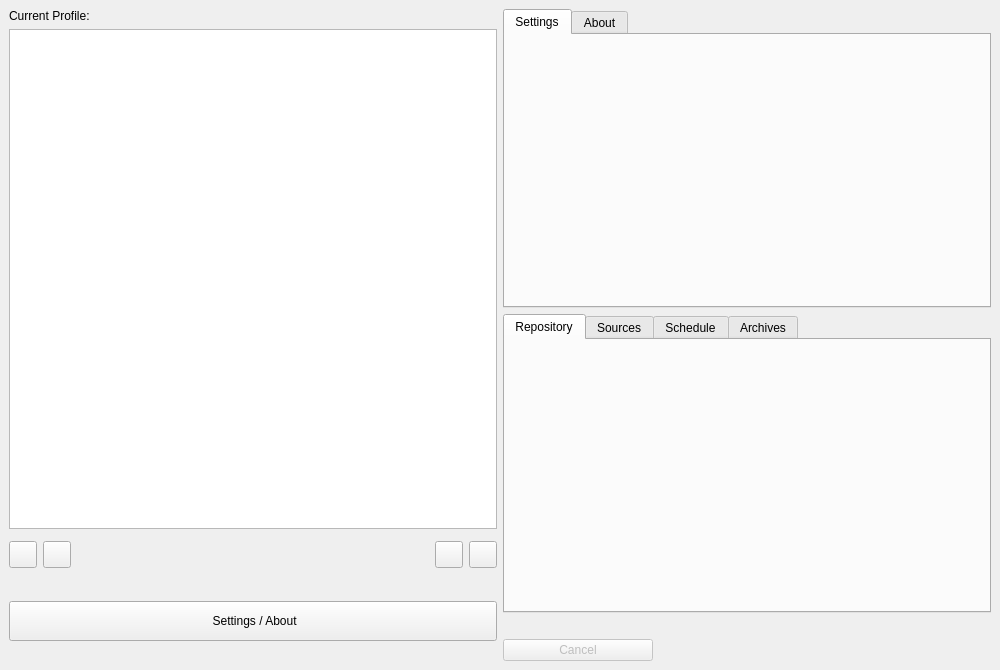
<?xml version="1.0" encoding="UTF-8"?>
<ui version="4.0">
 <class>MainWindow</class>
 <widget class="QMainWindow" name="MainWindow">
  <property name="geometry">
   <rect>
    <x>0</x>
    <y>0</y>
    <width>800</width>
    <height>670</height>
   </rect>
  </property>
  <property name="minimumSize">
   <size>
    <width>1000</width>
    <height>600</height>
   </size>
  </property>
  <property name="windowTitle">
   <string>MainWindow</string>
  </property>
  <property name="windowOpacity">
   <double>1.000000000000000</double>
  </property>
  <widget class="QWidget" name="centralwidget">
   <layout class="QHBoxLayout" name="horizontalLayout">
    <item>
     <layout class="QVBoxLayout" name="verticalLayoutSidebar">
      <item>
       <widget class="QLabel" name="label">
        <property name="text">
         <string>Current Profile:</string>
        </property>
       </widget>
      </item>
      <item>
       <widget class="QListWidget" name="profileSelector">
        <property name="sizePolicy">
         <sizepolicy hsizetype="Preferred" vsizetype="Expanding">
          <horstretch>0</horstretch>
          <verstretch>0</verstretch>
         </sizepolicy>
        </property>
        <property name="minimumSize">
         <size>
          <width>200</width>
          <height>150</height>
         </size>
        </property>
        <property name="verticalScrollBarPolicy">
         <enum>Qt::ScrollBarAsNeeded</enum>
        </property>
       </widget>
      </item>
      <item>
        <layout class="QHBoxLayout" name="horizontalLayout">
          <item>
           <widget class="QToolButton" name="profileAddButton">
            <property name="text">
             <string/>
            </property>
            <property name="iconSize">
             <size>
              <width>20</width>
              <height>20</height>
             </size>
            </property>
            <property name="popupMode">
             <enum>QToolButton::InstantPopup</enum>
            </property>
           </widget>
          </item>
          <item>
           <widget class="QToolButton" name="profileDeleteButton">
            <property name="toolTip">
             <string>Delete current profile</string>
            </property>
            <property name="iconSize">
             <size>
              <width>20</width>
              <height>20</height>
             </size>
            </property>
            <property name="text">
             <string/>
            </property>
           </widget>
          </item>
          <item>
           <spacer name="profileButtonSpacer">
            <property name="orientation">
             <enum>Qt::Horizontal</enum>
            </property>
            <property name="sizeHint" stdset="0">
             <size>
              <width>40</width>
              <height>40</height>
             </size>
            </property>
           </spacer>
          </item>
          <item>
           <widget class="QToolButton" name="profileRenameButton">
            <property name="toolTip">
             <string>Rename current profile</string>
            </property>
            <property name="iconSize">
             <size>
              <width>20</width>
              <height>20</height>
             </size>
            </property>
           </widget>
          </item>
          <item>
           <widget class="QToolButton" name="profileExportButton">
            <property name="toolTip">
             <string>Export current profile</string>
            </property>
            <property name="iconSize">
             <size>
              <width>20</width>
              <height>20</height>
             </size>
            </property>
            <property name="text">
             <string/>
            </property>
           </widget>
          </item>
        </layout>
      </item>
      <item>
       <spacer name="verticalSpacer">
        <property name="orientation">
         <enum>Qt::Vertical</enum>
        </property>
        <property name="sizeType">
         <enum>QSizePolicy::Fixed</enum>
        </property>
        <property name="sizeHint" stdset="0">
         <size>
          <width>20</width>
          <height>20</height>
         </size>
        </property>
       </spacer>
      </item>
      <item>
       <widget class="QPushButton" name="miscButton">
        <property name="text">
         <string> Settings / About</string>
        </property>
        <property name="minimumSize">
         <size>
          <width>150</width>
          <height>40</height>
         </size>
        </property>
        <property name="focusPolicy">
            <enum>Qt::NoFocus</enum>
        </property>
        <property name="styleSheet">
         <string notr="true">QPushButton:focus { border: none; outline: none; }</string>
        </property>
        <property name="flat">
         <bool>false</bool>
        </property>
       </widget>
      </item>
      <item>
       <spacer name="bottomSpacer">
        <property name="orientation">
         <enum>Qt::Vertical</enum>
        </property>
        <property name="sizeType">
         <enum>QSizePolicy::Fixed</enum>
        </property>
        <property name="sizeHint" stdset="0">
         <size>
          <width>20</width>
          <height>20</height>
         </size>
        </property>
       </spacer>
      </item>
     </layout>
    </item>
    <item>
      <layout class="QVBoxLayout" name="verticalLayoutSidebar">
        <item>
         <widget class="QTabWidget" name="miscWidget">
          <property name="sizePolicy">
           <sizepolicy hsizetype="Expanding" vsizetype="MinimumExpanding">
            <horstretch>0</horstretch>
            <verstretch>0</verstretch>
           </sizepolicy>
          </property>
          <property name="documentMode">
           <bool>false</bool>
          </property>
          <property name="tabsClosable">
           <bool>false</bool>
          </property>
          <widget class="QWidget" name="SettingsTabSlot">
           <property name="sizePolicy">
            <sizepolicy hsizetype="Expanding" vsizetype="Expanding">
             <horstretch>0</horstretch>
             <verstretch>0</verstretch>
            </sizepolicy>
           </property>
           <attribute name="title">
            <string>Settings</string>
           </attribute>
          </widget>
          <widget class="QWidget" name="AboutTabSlot">
           <attribute name="title">
            <string>About</string>
           </attribute>
          </widget>
         </widget>
        </item>
        <item>
         <widget class="QTabWidget" name="tabWidget">
          <property name="sizePolicy">
           <sizepolicy hsizetype="Expanding" vsizetype="MinimumExpanding">
            <horstretch>0</horstretch>
            <verstretch>0</verstretch>
           </sizepolicy>
          </property>
          <property name="documentMode">
           <bool>false</bool>
          </property>
          <property name="tabsClosable">
           <bool>false</bool>
          </property>
          <widget class="QWidget" name="repoTabSlot">
           <property name="sizePolicy">
            <sizepolicy hsizetype="Expanding" vsizetype="Expanding">
             <horstretch>0</horstretch>
             <verstretch>0</verstretch>
            </sizepolicy>
           </property>
           <attribute name="title">
            <string>Repository</string>
           </attribute>
          </widget>
          <widget class="QWidget" name="sourceTabSlot">
           <attribute name="title">
            <string>Sources</string>
           </attribute>
          </widget>
          <widget class="QWidget" name="scheduleTabSlot">
           <attribute name="title">
            <string>Schedule</string>
           </attribute>
          </widget>
          <widget class="QWidget" name="archiveTabSlot">
           <attribute name="title">
            <string>Archives</string>
           </attribute>
          </widget>
         </widget>
        </item>
        <item>
         <layout class="QGridLayout" name="gridLayout">
          <item row="1" column="0" alignment="Qt::AlignTop">
           <widget class="QPushButton" name="cancelButton">
            <property name="enabled">
             <bool>false</bool>
            </property>
            <property name="minimumSize">
             <size>
              <width>150</width>
              <height>0</height>
             </size>
            </property>
            <property name="autoFillBackground">
             <bool>false</bool>
            </property>
            <property name="text">
             <string>Cancel</string>
            </property>
            <property name="flat">
             <bool>false</bool>
            </property>
           </widget>
          </item>
          <item row="0" column="1">
           <widget class="QLabel" name="progressText">
            <property name="sizePolicy">
             <sizepolicy hsizetype="Expanding" vsizetype="Preferred">
              <horstretch>0</horstretch>
              <verstretch>0</verstretch>
             </sizepolicy>
            </property>
            <property name="openExternalLinks">
             <bool>true</bool>
            </property>
            <property name="wordWrap">
             <bool>true</bool>
            </property>
           </widget>
          </item>
          <item row="1" column="1" alignment="Qt::AlignTop">
           <widget class="QLabel" name="logText">
            <property name="sizePolicy">
             <sizepolicy hsizetype="Preferred" vsizetype="Minimum">
              <horstretch>0</horstretch>
              <verstretch>0</verstretch>
             </sizepolicy>
            </property>
            <property name="alignment">
             <set>Qt::AlignLeading|Qt::AlignLeft|Qt::AlignTop</set>
            </property>
            <property name="wordWrap">
             <bool>true</bool>
            </property>
           </widget>
          </item>
         </layout>
        </item>
      </layout>
    </item>
   </layout>
  </widget>
  <action name="actionLatest">
   <property name="text">
    <string>Latest</string>
   </property>
  </action>
  <action name="actionResetApp">
   <property name="text">
    <string>Reset App</string>
   </property>
  </action>
 </widget>
 <resources/>
 <connections/>
</ui>
